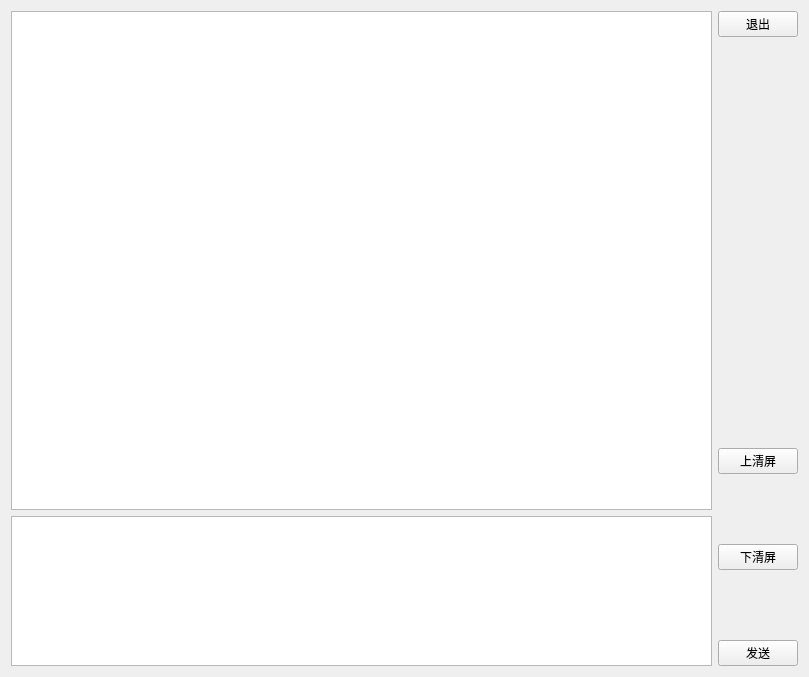
<?xml version="1.0" encoding="UTF-8"?>
<ui version="4.0">
 <class>debugging</class>
 <widget class="QWidget" name="debugging">
  <property name="geometry">
   <rect>
    <x>0</x>
    <y>0</y>
    <width>809</width>
    <height>677</height>
   </rect>
  </property>
  <property name="windowTitle">
   <string>Form</string>
  </property>
  <layout class="QHBoxLayout" name="horizontalLayout">
   <item>
    <layout class="QVBoxLayout" name="verticalLayout">
     <item>
      <widget class="QTextBrowser" name="textsend">
       <property name="maximumSize">
        <size>
         <width>16777215</width>
         <height>500</height>
        </size>
       </property>
      </widget>
     </item>
     <item>
      <widget class="QTextBrowser" name="textBrowser2">
       <property name="maximumSize">
        <size>
         <width>16777215</width>
         <height>150</height>
        </size>
       </property>
      </widget>
     </item>
    </layout>
   </item>
   <item>
    <layout class="QVBoxLayout" name="verticalLayout_2">
     <property name="spacing">
      <number>70</number>
     </property>
     <item>
      <widget class="QPushButton" name="exitbutton">
       <property name="text">
        <string>退出</string>
       </property>
      </widget>
     </item>
     <item>
      <spacer name="verticalSpacer">
       <property name="orientation">
        <enum>Qt::Orientation::Vertical</enum>
       </property>
       <property name="sizeHint" stdset="0">
        <size>
         <width>20</width>
         <height>328</height>
        </size>
       </property>
      </spacer>
     </item>
     <item>
      <widget class="QPushButton" name="updeleteall">
       <property name="text">
        <string>上清屏</string>
       </property>
      </widget>
     </item>
     <item>
      <widget class="QPushButton" name="downdateleall">
       <property name="text">
        <string>下清屏</string>
       </property>
      </widget>
     </item>
     <item>
      <widget class="QPushButton" name="sendbtn">
       <property name="text">
        <string>发送</string>
       </property>
      </widget>
     </item>
    </layout>
   </item>
  </layout>
 </widget>
 <resources/>
 <connections/>
</ui>
